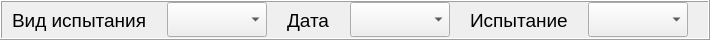
            <widget class="QFrame" name="archive_title_frame">
             <property name="minimumSize">
              <size>
               <width>0</width>
               <height>40</height>
              </size>
             </property>
             <property name="maximumSize">
              <size>
               <width>16777215</width>
               <height>40</height>
              </size>
             </property>
             <property name="frameShape">
              <enum>QFrame::Box</enum>
             </property>
             <property name="frameShadow">
              <enum>QFrame::Raised</enum>
             </property>
             <layout class="QHBoxLayout" name="horizontalLayout_14">
              <property name="spacing">
               <number>20</number>
              </property>
              <property name="leftMargin">
               <number>10</number>
              </property>
              <property name="topMargin">
               <number>0</number>
              </property>
              <property name="rightMargin">
               <number>20</number>
              </property>
              <property name="bottomMargin">
               <number>0</number>
              </property>
              <item>
               <widget class="QLabel" name="label_39">
                <property name="maximumSize">
                 <size>
                  <width>140</width>
                  <height>16777215</height>
                 </size>
                </property>
                <property name="font">
                 <font>
                  <family>Arial</family>
                  <pointsize>14</pointsize>
                 </font>
                </property>
                <property name="text">
                 <string>Вид испытания</string>
                </property>
               </widget>
              </item>
              <item>
               <widget class="QComboBox" name="archive_test_comboBox">
                <property name="maximumSize">
                 <size>
                  <width>150</width>
                  <height>35</height>
                 </size>
                </property>
                <property name="font">
                 <font>
                  <family>Arial</family>
                  <pointsize>14</pointsize>
                 </font>
                </property>
               </widget>
              </item>
              <item>
               <widget class="QLabel" name="label_40">
                <property name="maximumSize">
                 <size>
                  <width>50</width>
                  <height>16777215</height>
                 </size>
                </property>
                <property name="font">
                 <font>
                  <family>Arial</family>
                  <pointsize>14</pointsize>
                 </font>
                </property>
                <property name="text">
                 <string>Дата</string>
                </property>
               </widget>
              </item>
              <item>
               <widget class="QComboBox" name="archive_date_comboBox">
                <property name="maximumSize">
                 <size>
                  <width>150</width>
                  <height>35</height>
                 </size>
                </property>
                <property name="font">
                 <font>
                  <family>Arial</family>
                  <pointsize>14</pointsize>
                 </font>
                </property>
                <property name="currentText">
                 <string/>
                </property>
               </widget>
              </item>
              <item>
               <widget class="QLabel" name="label_41">
                <property name="maximumSize">
                 <size>
                  <width>110</width>
                  <height>16777215</height>
                 </size>
                </property>
                <property name="font">
                 <font>
                  <family>Arial</family>
                  <pointsize>14</pointsize>
                 </font>
                </property>
                <property name="text">
                 <string>Испытание</string>
                </property>
               </widget>
              </item>
              <item>
               <widget class="QComboBox" name="archive_time_comboBox">
                <property name="maximumSize">
                 <size>
                  <width>16777215</width>
                  <height>35</height>
                 </size>
                </property>
                <property name="font">
                 <font>
                  <family>Arial</family>
                  <pointsize>14</pointsize>
                 </font>
                </property>
               </widget>
              </item>
             </layout>
            </widget>
